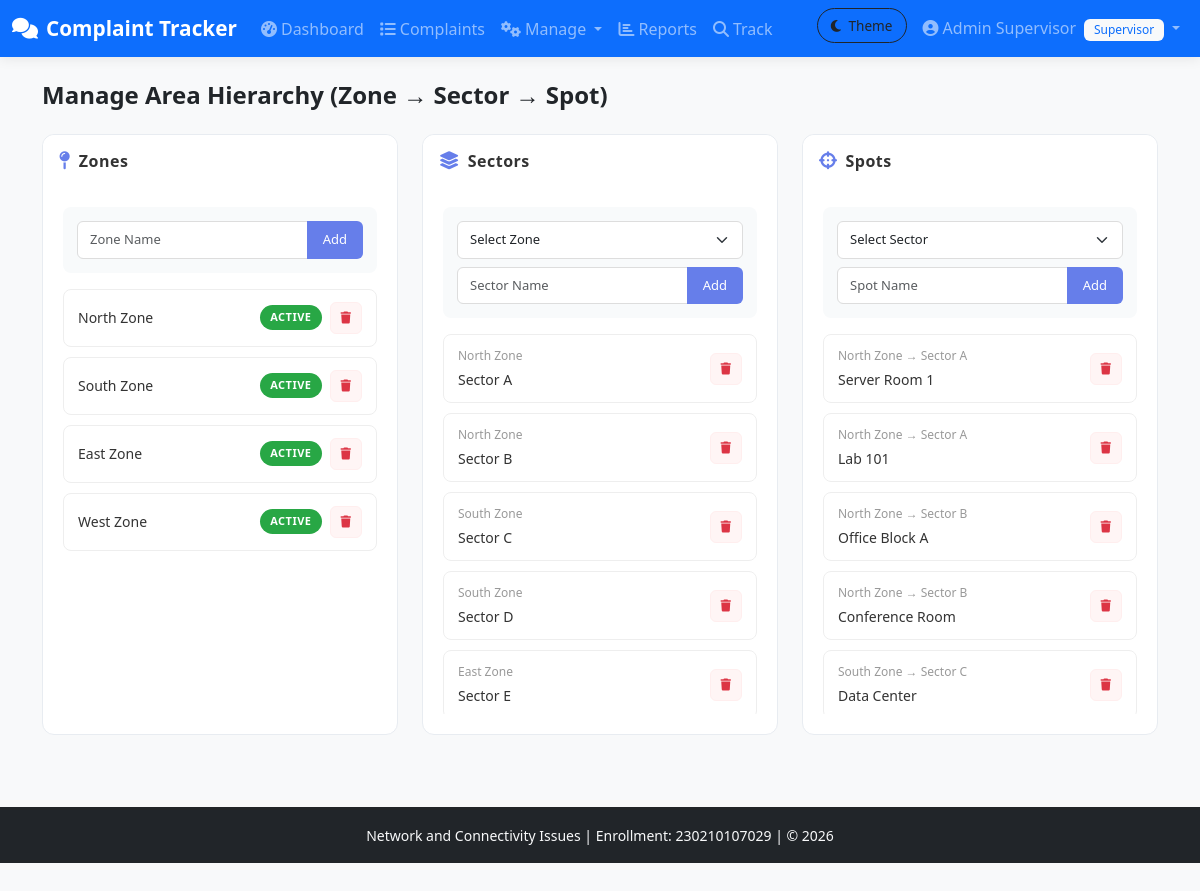
Page /manage_areas.php (signed in) on the committed database.
### tables this page shows
CREATE TABLE zones (
    zone_id INT AUTO_INCREMENT PRIMARY KEY,
    zone_name VARCHAR(100) NOT NULL,
    is_active TINYINT(1) DEFAULT 1
);

CREATE TABLE sectors (
    sector_id INT AUTO_INCREMENT PRIMARY KEY,
    sector_name VARCHAR(100) NOT NULL,
    zone_id INT NOT NULL,
    is_active TINYINT(1) DEFAULT 1,
    FOREIGN KEY (zone_id) REFERENCES zones(zone_id)
);

CREATE TABLE spots (
    spot_id INT AUTO_INCREMENT PRIMARY KEY,
    spot_name VARCHAR(100) NOT NULL,
    sector_id INT NOT NULL,
    is_active TINYINT(1) DEFAULT 1,
    FOREIGN KEY (sector_id) REFERENCES sectors(sector_id)
);

### manage_areas.php (the view, shortened to what this page needs)
<?php
require_once 'config/db.php';
$zones = $conn->query("SELECT * FROM zones")->fetchAll();
$sectors = $conn->query("SELECT s.*, z.zone_name FROM sectors s JOIN zones z ON s.zone_id=z.zone_id")->fetchAll();
$spots = $conn->query("SELECT sp.*, s.sector_name, z.zone_name FROM spots sp JOIN sectors s ON sp.sector_id=s.sector_id JOIN zones z ON s.zone_id=z.zone_id")->fetchAll();
?>
<!DOCTYPE html>
<html lang="en">
<head>
    <link href="https://cdn.jsdelivr.net/npm/bootstrap@5.3.0/dist/css/bootstrap.min.css" rel="stylesheet">
    <link href="https://cdnjs.cloudflare.com/ajax/libs/font-awesome/6.4.0/css/all.min.css" rel="stylesheet">
    <link href="assets/css/style.css" rel="stylesheet">
</head>
<body class="bg-light">
<?php include 'includes/navbar.php'; ?>
<div class="container py-4">
    <h4 class="fw-bold mb-4">Manage Area Hierarchy (Zone → Sector → Spot)</h4>
    <div class="row">
        <div class="col-md-4">
            <div class="card area-card">
                <div class="card-header"><h6 class="mb-0"><i class="fas fa-map-pin"></i>Zones</h6></div>
                <div class="card-body">
                    <form method="POST" class="area-form">
                        <div class="input-group">
                            <input type="text" class="form-control" name="name" placeholder="Zone Name" required>
                            <button class="btn btn-primary" type="submit">Add</button>
                        </div>
                    </form>
                    <div class="area-list"><?php foreach ($zones as $z): ?>
                        <div class="area-item">
                            <div class="area-item-text">
                                <div class="text-main"><?= htmlspecialchars($z['zone_name']) ?></div>
                            </div>
                            <div class="area-item-actions">
                                <span class="area-badge bg-<?= $z['is_active']?'success':'secondary' ?>">
                                    <?= $z['is_active']?'Active':'Off' ?>
                                </span>
                                <a href="?delete_zone=<?= $z['zone_id'] ?>"
                                class="btn-delete"
                                onclick="return confirm('Delete this Zone?')">
                                    <i class="fa fa-trash"></i>
                                </a>
                            </div>
                        </div>
                    <?php endforeach; ?></div>
                </div>
            </div>
        </div>
        <div class="col-md-4">
            <div class="card area-card">
                <div class="card-header"><h6 class="mb-0"><i class="fas fa-layer-group"></i>Sectors</h6></div>
                <div class="card-body">
                    <form method="POST" class="area-form">
                        <select class="form-select mb-2" name="zone_id" required>
                            <option value="">Select Zone</option>
                        </select>
                        <div class="input-group">
                            <input type="text" class="form-control" name="name" placeholder="Sector Name" required>
                            <button class="btn btn-primary" type="submit">Add</button>
                        </div>
                    </form>
                    <div class="area-list"><?php foreach ($sectors as $s): ?>
                        <div class="area-item">
                            <div class="area-item-text">
                                <div class="text-sub"><?= htmlspecialchars($s['zone_name']) ?></div>
                                <div class="text-main"><?= htmlspecialchars($s['sector_name']) ?></div>
                            </div>
                            <div class="area-item-actions">
                                <a href="?delete_sector=<?= $s['sector_id'] ?>"
                                    class="btn-delete"
                                    onclick="return confirm('Delete this Sector?')">
                                    <i class="fa fa-trash"></i>
                                </a>
                            </div>
                        </div>
                    <?php endforeach; ?></div>
                </div>
            </div>
        </div>
        <div class="col-md-4">
            <div class="card area-card">
                <div class="card-header"><h6 class="mb-0"><i class="fas fa-crosshairs"></i>Spots</h6></div>
                <div class="card-body">
                    <form method="POST" class="area-form">
                        <select class="form-select mb-2" name="sector_id" required>
                            <option value="">Select Sector</option>
                        </select>
                        <div class="input-group">
                            <input type="text" class="form-control" name="name" placeholder="Spot Name" required>
                            <button class="btn btn-primary" type="submit">Add</button>
                        </div>
                    </form>
                    <div class="area-list"><?php foreach ($spots as $sp): ?>
                        <div class="area-item">
                            <div class="area-item-text">
                                <div class="text-sub"><?= htmlspecialchars($sp['zone_name']) ?> → <?= htmlspecialchars($sp['sector_name']) ?></div>
                                <div class="text-main"><?= htmlspecialchars($sp['spot_name']) ?></div>
                            </div>
                            <div class="area-item-actions">
                                <a href="?delete_spot=<?= $sp['spot_id'] ?>"
                                    class="btn-delete"
                                    onclick="return confirm('Delete this Spot?')">
                                    <i class="fa fa-trash"></i>
                                </a>
                            </div>
                        </div>
                    <?php endforeach; ?></div>
                </div>
            </div>
        </div>
    </div>
</div>
<?php include 'includes/footer.php'; ?>
</body></html>

### assets/css/style.css (style rules this page uses)
:root { --app-bg: #f5f7fa; --page-bg: #f5f7fa; --card-bg: #ffffff; --card-border: rgba(0,0,0,0.08); --text-color: #212529; --secondary-bg: #f8f9fa; --navbar-bg: #0d6efd; --navbar-text: #ffffff; --dropdown-bg: #ffffff; --table-border: #dee2e6; --alert-border: rgba(0,0,0,0.08); }
body { font-family: 'Segoe UI', Tahoma, Geneva, Verdana, sans-serif; background-color: var(--page-bg); color: var(--text-color); }
.card { border-radius: 12px; transition: transform 0.2s; }
.btn-primary { background-color: #0d6efd; border-color: #0d6efd; }

### manage_areas.php (style rules this page uses)
.area-card { border-radius: 12px; border: 1px solid #e8ecf1; transition: all 0.3s ease; height: 100%; }
.area-card .card-header { background: white; color: #333; border-radius: 12px 12px 0 0; padding: 16px; border: none; }
.area-card .card-header h6 { font-size: 16px; letter-spacing: 0.5px; font-weight: bold; }
.area-card .card-header i { margin-right: 8px; font-size: 18px; color: #667eea; }
.area-card .card-body { padding: 20px; }
.area-form { background: #f8fafb; padding: 14px; border-radius: 8px; margin-bottom: 16px; }
.area-form .form-control, .area-form .form-select { border-radius: 6px; border: 1px solid #ddd; font-size: 13px; padding: 8px 12px; }
.area-form .btn-primary { border-radius: 6px; background: #667eea; border: none; font-weight: 500; font-size: 13px; padding: 8px 16px; transition: all 0.2s ease; }
.area-list { max-height: 380px; overflow-y: auto; }
.area-item { border: 1px solid #eee; border-radius: 8px; padding: 12px 14px; margin-bottom: 10px; background: white; transition: all 0.2s ease; display: flex; justify-content: space-between; align-items: center; }
.area-item-text { flex: 1; display: flex; flex-direction: column; gap: 4px; }
.area-item-text .text-main { font-weight: 500; color: #333; font-size: 14px; }
.area-item-text .text-sub { font-size: 12px; color: #999; }
.area-item-actions { display: flex; align-items: center; gap: 8px; }
.area-badge { font-size: 11px; font-weight: 600; padding: 4px 10px; border-radius: 20px; text-transform: uppercase; letter-spacing: 0.5px; }
.area-badge.bg-success { background: #28a745 !important; color: white; }
.btn-delete { border-radius: 6px; border: 1px solid #fee; background: #fff5f5; color: #dc3545; font-size: 12px; padding: 6px 10px; transition: all 0.2s ease; cursor: pointer; text-decoration: none; display: inline-block; }

### rows in the picture
zones: zone_name "North Zone", is_active "ACTIVE"
zones: zone_name "South Zone", is_active "ACTIVE"
zones: zone_name "East Zone", is_active "ACTIVE"
zones: zone_name "West Zone", is_active "ACTIVE"
sectors: zone.zone_name "North Zone", sector_name "Sector A"
sectors: zone.zone_name "North Zone", sector_name "Sector B"
sectors: zone.zone_name "South Zone", sector_name "Sector C"
sectors: zone.zone_name "South Zone", sector_name "Sector D"
sectors: zone.zone_name "East Zone", sector_name "Sector E"
spots: zones.zone_name "North Zone", sector.sector_name "Sector A", spot_name "Server Room 1"
spots: zones.zone_name "North Zone", sector.sector_name "Sector A", spot_name "Lab 101"
spots: zones.zone_name "North Zone", sector.sector_name "Sector B", spot_name "Office Block A"
spots: zones.zone_name "North Zone", sector.sector_name "Sector B", spot_name "Conference Room"
spots: zones.zone_name "South Zone", sector.sector_name "Sector C", spot_name "Data Center"

### other values in the picture
$_SESSION['full_name'] "Admin Supervisor"
$_SESSION['role_name'] "Supervisor"
